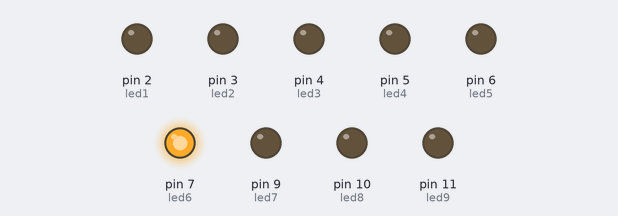
Simulated run of this sketch. Board: Arduino Uno, built with avr-gcc and run on an emulated ATmega328P. Parts: output pins drawn as LEDs (lit = HIGH).

Above: at 0.07 s.
At 2.95 s:
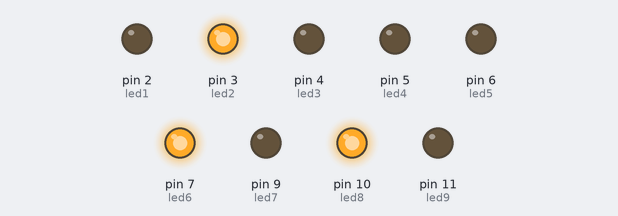
At 3.3 s:
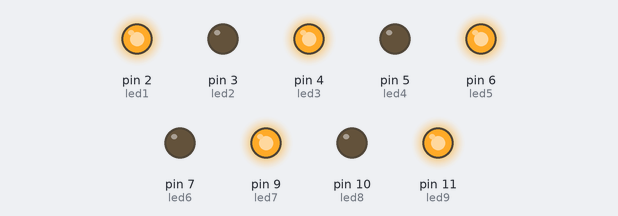
At 5.45 s:
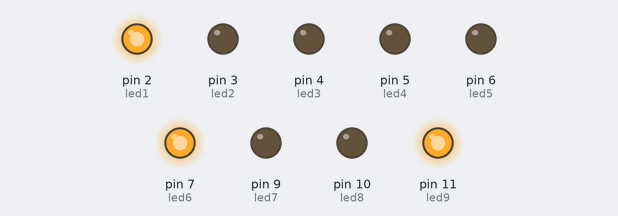
At 5.9 s:
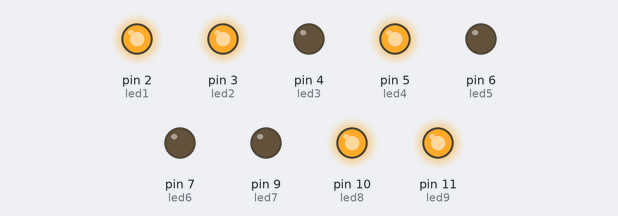
At 6.45 s:
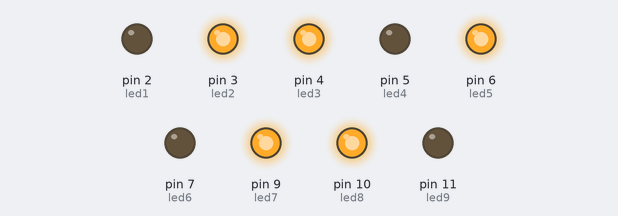
Timing chart, 0 to 9.0 s (numbered marks = the images above):
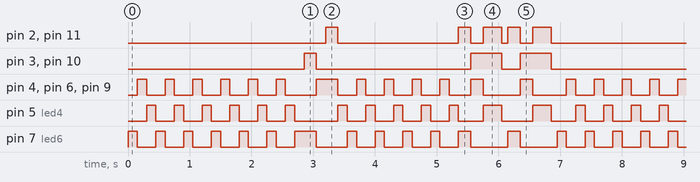

The sketch:

Naruto.ino
```cpp
int led1 = 2;
int led2 = 3;
int led3 = 4;
int led4 = 5;
int led5 = 6;
int led6 = 7;
int led7 = 9;
int led8 = 10;
int led9 = 11;

void setup() {
  // put your setup code here, to run once:
  pinMode(led1, OUTPUT);
  pinMode(led2, OUTPUT);
  pinMode(led3, OUTPUT);
  pinMode(led4, OUTPUT);
  pinMode(led5, OUTPUT);
  pinMode(led6, OUTPUT);
  pinMode(led7, OUTPUT);
  pinMode(led8, OUTPUT);
  pinMode(led9, OUTPUT);

  digitalWrite(led1, LOW);
  digitalWrite(led2, LOW);
  digitalWrite(led3, LOW);
  digitalWrite(led4, LOW);
  digitalWrite(led5, LOW);
  digitalWrite(led6, LOW);
  digitalWrite(led7, LOW);
  digitalWrite(led8, LOW);
  digitalWrite(led9, LOW);
}

void loop() {
  // put your main code here, to run repeatedly:

  // Naruto
// RONDA 1
  digitalWrite(led1, LOW);
  digitalWrite(led2, LOW);
  digitalWrite(led3, LOW);
  digitalWrite(led4, LOW);
  digitalWrite(led5, LOW);
  digitalWrite(led6, HIGH);
  digitalWrite(led7, LOW);
  digitalWrite(led8, LOW);
  digitalWrite(led9, LOW);
  delay(150);

  digitalWrite(led1, LOW);
  digitalWrite(led2, LOW);
  digitalWrite(led3, HIGH);
  digitalWrite(led4, LOW);
  digitalWrite(led5, HIGH);
  digitalWrite(led6, LOW);
  digitalWrite(led7, HIGH);
  digitalWrite(led8, LOW);
  digitalWrite(led9, LOW);
  delay(150);

  digitalWrite(led1, LOW);
  digitalWrite(led2, LOW);
  digitalWrite(led3, LOW);
  digitalWrite(led4, HIGH);
  digitalWrite(led5, LOW);
  digitalWrite(led6, LOW);
  digitalWrite(led7, LOW);
  digitalWrite(led8, LOW);
  digitalWrite(led9, LOW);
  delay(150);

  // RONDA 2
  digitalWrite(led1, LOW);
  digitalWrite(led2, LOW);
  digitalWrite(led3, LOW);
  digitalWrite(led4, LOW);
  digitalWrite(led5, LOW);
  digitalWrite(led6, HIGH);
  digitalWrite(led7, LOW);
  digitalWrite(led8, LOW);
  digitalWrite(led9, LOW);
  delay(150);

  digitalWrite(led1, LOW);
  digitalWrite(led2, LOW);
  digitalWrite(led3, HIGH);
  digitalWrite(led4, LOW);
  digitalWrite(led5, HIGH);
  digitalWrite(led6, LOW);
  digitalWrite(led7, HIGH);
  digitalWrite(led8, LOW);
  digitalWrite(led9, LOW);
  delay(150);

  digitalWrite(led1, LOW);
  digitalWrite(led2, LOW);
  digitalWrite(led3, LOW);
  digitalWrite(led4, HIGH);
  digitalWrite(led5, LOW);
  digitalWrite(led6, LOW);
  digitalWrite(led7, LOW);
  digitalWrite(led8, LOW);
  digitalWrite(led9, LOW);
  delay(150);

  // RONDA 3
  digitalWrite(led1, LOW);
  digitalWrite(led2, LOW);
  digitalWrite(led3, LOW);
  digitalWrite(led4, LOW);
  digitalWrite(led5, LOW);
  digitalWrite(led6, HIGH);
  digitalWrite(led7, LOW);
  digitalWrite(led8, LOW);
  digitalWrite(led9, LOW);
  delay(150);

  digitalWrite(led1, LOW);
  digitalWrite(led2, LOW);
  digitalWrite(led3, HIGH);
  digitalWrite(led4, LOW);
  digitalWrite(led5, HIGH);
  digitalWrite(led6, LOW);
  digitalWrite(led7, HIGH);
  digitalWrite(led8, LOW);
  digitalWrite(led9, LOW);
  delay(150);

  digitalWrite(led1, LOW);
  digitalWrite(led2, LOW);
  digitalWrite(led3, LOW);
  digitalWrite(led4, HIGH);
  digitalWrite(led5, LOW);
  digitalWrite(led6, LOW);
  digitalWrite(led7, LOW);
  digitalWrite(led8, LOW);
  digitalWrite(led9, LOW);
  delay(150);

  // RONDA 4
  digitalWrite(led1, LOW);
  digitalWrite(led2, LOW);
  digitalWrite(led3, LOW);
  digitalWrite(led4, LOW);
  digitalWrite(led5, LOW);
  digitalWrite(led6, HIGH);
  digitalWrite(led7, LOW);
  digitalWrite(led8, LOW);
  digitalWrite(led9, LOW);
  delay(150);

  digitalWrite(led1, LOW);
  digitalWrite(led2, LOW);
  digitalWrite(led3, HIGH);
  digitalWrite(led4, LOW);
  digitalWrite(led5, HIGH);
  digitalWrite(led6, LOW);
  digitalWrite(led7, HIGH);
  digitalWrite(led8, LOW);
  digitalWrite(led9, LOW);
  delay(150);

  digitalWrite(led1, LOW);
  digitalWrite(led2, LOW);
  digitalWrite(led3, LOW);
  digitalWrite(led4, HIGH);
  digitalWrite(led5, LOW);
  digitalWrite(led6, LOW);
  digitalWrite(led7, LOW);
  digitalWrite(led8, LOW);
  digitalWrite(led9, LOW);
  delay(150);

  // RONDA 5
  digitalWrite(led1, LOW);
  digitalWrite(led2, LOW);
  digitalWrite(led3, LOW);
  digitalWrite(led4, LOW);
  digitalWrite(led5, LOW);
  digitalWrite(led6, HIGH);
  digitalWrite(led7, LOW);
  digitalWrite(led8, LOW);
  digitalWrite(led9, LOW);
  delay(150);

  digitalWrite(led1, LOW);
  digitalWrite(led2, LOW);
  digitalWrite(led3, HIGH);
  digitalWrite(led4, LOW);
  digitalWrite(led5, HIGH);
  digitalWrite(led6, LOW);
  digitalWrite(led7, HIGH);
  digitalWrite(led8, LOW);
  digitalWrite(led9, LOW);
  delay(150);

  digitalWrite(led1, LOW);
  digitalWrite(led2, LOW);
  digitalWrite(led3, LOW);
  digitalWrite(led4, HIGH);
  digitalWrite(led5, LOW);
  digitalWrite(led6, LOW);
  digitalWrite(led7, LOW);
  digitalWrite(led8, LOW);
  digitalWrite(led9, LOW);
  delay(150);

  // RONDA 6
  digitalWrite(led1, LOW);
  digitalWrite(led2, LOW);
  digitalWrite(led3, LOW);
  digitalWrite(led4, LOW);
  digitalWrite(led5, LOW);
  digitalWrite(led6, HIGH);
  digitalWrite(led7, LOW);
  digitalWrite(led8, LOW);
  digitalWrite(led9, LOW);
  delay(150);

  digitalWrite(led1, LOW);
  digitalWrite(led2, LOW);
  digitalWrite(led3, HIGH);
  digitalWrite(led4, LOW);
  digitalWrite(led5, HIGH);
  digitalWrite(led6, LOW);
  digitalWrite(led7, HIGH);
  digitalWrite(led8, LOW);
  digitalWrite(led9, LOW);
  delay(150);

  digitalWrite(led1, LOW);
  digitalWrite(led2, LOW);
  digitalWrite(led3, LOW);
  digitalWrite(led4, HIGH);
  digitalWrite(led5, LOW);
  digitalWrite(led6, LOW);
  digitalWrite(led7, LOW);
  digitalWrite(led8, LOW);
  digitalWrite(led9, LOW);
  delay(150);

  // RONDA 7
  digitalWrite(led1, LOW);

  digitalWrite(led3, LOW);
  digitalWrite(led4, LOW);
  digitalWrite(led5, LOW);
  digitalWrite(led6, HIGH);
  digitalWrite(led7, LOW);
  digitalWrite(led9, LOW);
  delay(150);

  digitalWrite(led2, HIGH);
  digitalWrite(led8, HIGH);
  delay(200);

  digitalWrite(led2, LOW);
  digitalWrite(led3, HIGH);
  digitalWrite(led4, LOW);
  digitalWrite(led5, HIGH);
  digitalWrite(led6, LOW);
  digitalWrite(led7, HIGH);
  digitalWrite(led8, LOW);
  delay(150);

  digitalWrite(led1, HIGH);
  digitalWrite(led9, HIGH);
  delay(200);

  digitalWrite(led1, LOW);
  digitalWrite(led2, LOW);
  digitalWrite(led3, LOW);
  digitalWrite(led4, HIGH);
  digitalWrite(led5, LOW);
  digitalWrite(led6, LOW);
  digitalWrite(led7, LOW);
  digitalWrite(led8, LOW);
  digitalWrite(led9, LOW);
  delay(150);

  // RONDA 1
  digitalWrite(led1, LOW);
  digitalWrite(led2, LOW);
  digitalWrite(led3, LOW);
  digitalWrite(led4, LOW);
  digitalWrite(led5, LOW);
  digitalWrite(led6, HIGH);
  digitalWrite(led7, LOW);
  digitalWrite(led8, LOW);
  digitalWrite(led9, LOW);
  delay(150);

  digitalWrite(led1, LOW);
  digitalWrite(led2, LOW);
  digitalWrite(led3, HIGH);
  digitalWrite(led4, LOW);
  digitalWrite(led5, HIGH);
  digitalWrite(led6, LOW);
  digitalWrite(led7, HIGH);
  digitalWrite(led8, LOW);
  digitalWrite(led9, LOW);
  delay(150);

  digitalWrite(led1, LOW);
  digitalWrite(led2, LOW);
  digitalWrite(led3, LOW);
  digitalWrite(led4, HIGH);
  digitalWrite(led5, LOW);
  digitalWrite(led6, LOW);
  digitalWrite(led7, LOW);
  digitalWrite(led8, LOW);
  digitalWrite(led9, LOW);
  delay(150);

  // RONDA 2
  digitalWrite(led1, LOW);
  digitalWrite(led2, LOW);
  digitalWrite(led3, LOW);
  digitalWrite(led4, LOW);
  digitalWrite(led5, LOW);
  digitalWrite(led6, HIGH);
  digitalWrite(led7, LOW);
  digitalWrite(led8, LOW);
  digitalWrite(led9, LOW);
  delay(150);

  digitalWrite(led1, LOW);
  digitalWrite(led2, LOW);
  digitalWrite(led3, HIGH);
  digitalWrite(led4, LOW);
  digitalWrite(led5, HIGH);
  digitalWrite(led6, LOW);
  digitalWrite(led7, HIGH);
  digitalWrite(led8, LOW);
  digitalWrite(led9, LOW);
  delay(150);

  digitalWrite(led1, LOW);
  digitalWrite(led2, LOW);
  digitalWrite(led3, LOW);
  digitalWrite(led4, HIGH);
  digitalWrite(led5, LOW);
  digitalWrite(led6, LOW);
  digitalWrite(led7, LOW);
  digitalWrite(led8, LOW);
  digitalWrite(led9, LOW);
  delay(150);

  // RONDA 3
  digitalWrite(led1, LOW);
  digitalWrite(led2, LOW);
  digitalWrite(led3, LOW);
  digitalWrite(led4, LOW);
  digitalWrite(led5, LOW);
  digitalWrite(led6, HIGH);
  digitalWrite(led7, LOW);
  digitalWrite(led8, LOW);
  digitalWrite(led9, LOW);
  delay(150);

  digitalWrite(led1, LOW);
  digitalWrite(led2, LOW);
  digitalWrite(led3, HIGH);
  digitalWrite(led4, LOW);
  digitalWrite(led5, HIGH);
  digitalWrite(led6, LOW);
  digitalWrite(led7, HIGH);
  digitalWrite(led8, LOW);
  digitalWrite(led9, LOW);
  delay(150);

  digitalWrite(led1, LOW);
  digitalWrite(led2, LOW);
  digitalWrite(led3, LOW);
  digitalWrite(led4, HIGH);
  digitalWrite(led5, LOW);
  digitalWrite(led6, LOW);
  digitalWrite(led7, LOW);
  digitalWrite(led8, LOW);
  digitalWrite(led9, LOW);
  delay(150);

  // RONDA 4
  digitalWrite(led1, LOW);
  digitalWrite(led2, LOW);
  digitalWrite(led3, LOW);
  digitalWrite(led4, LOW);
  digitalWrite(led5, LOW);
  digitalWrite(led6, HIGH);
  digitalWrite(led7, LOW);
  digitalWrite(led8, LOW);
  digitalWrite(led9, LOW);
  delay(150);

  digitalWrite(led1, LOW);
  digitalWrite(led2, LOW);
  digitalWrite(led3, HIGH);
  digitalWrite(led4, LOW);
  digitalWrite(led5, HIGH);
  digitalWrite(led6, LOW);
  digitalWrite(led7, HIGH);
  digitalWrite(led8, LOW);
  digitalWrite(led9, LOW);
  delay(150);

  digitalWrite(led1, LOW);
  digitalWrite(led2, LOW);
  digitalWrite(led3, LOW);
  digitalWrite(led4, HIGH);
  digitalWrite(led5, LOW);
  digitalWrite(led6, LOW);
  digitalWrite(led7, LOW);
  digitalWrite(led8, LOW);
  digitalWrite(led9, LOW);
  delay(150);


  // RONDA 7
  digitalWrite(led3, LOW);
  digitalWrite(led4, LOW);
  digitalWrite(led5, LOW);
  digitalWrite(led6, HIGH);
  digitalWrite(led7, LOW);
  digitalWrite(led1, HIGH);
  digitalWrite(led2, LOW);
  digitalWrite(led8, LOW);
  digitalWrite(led9, HIGH);
  delay(200);

  digitalWrite(led3, HIGH);
  digitalWrite(led4, LOW);
  digitalWrite(led5, HIGH);
  digitalWrite(led6, LOW);
  digitalWrite(led7, HIGH);
  digitalWrite(led1, LOW);
  digitalWrite(led2, HIGH);
  digitalWrite(led8, HIGH);
  digitalWrite(led9, LOW);
  delay(200);

  digitalWrite(led3, LOW);
  digitalWrite(led4, HIGH);
  digitalWrite(led5, LOW);
  digitalWrite(led6, LOW);
  digitalWrite(led7, LOW);
  digitalWrite(led1, HIGH);
  digitalWrite(led2, HIGH);
  digitalWrite(led8, HIGH);
  digitalWrite(led9, HIGH);
  delay(300);

 digitalWrite(led3, LOW);
  digitalWrite(led4, LOW);
  digitalWrite(led5, LOW);
  digitalWrite(led6, LOW);
  digitalWrite(led7, LOW);
  digitalWrite(led1, LOW);
  digitalWrite(led2, LOW);
  digitalWrite(led8, LOW);
  digitalWrite(led9, LOW);
  delay(100);

  digitalWrite(led3, LOW);
  digitalWrite(led4, LOW);
  digitalWrite(led5, LOW);
  digitalWrite(led6, HIGH);
  digitalWrite(led7, LOW);
  digitalWrite(led1, HIGH);
  digitalWrite(led2, LOW);
  digitalWrite(led8, LOW);
  digitalWrite(led9, HIGH);
  delay(200);


  digitalWrite(led3, HIGH);
  digitalWrite(led4, LOW);
  digitalWrite(led5, HIGH);
  digitalWrite(led6, LOW);
  digitalWrite(led7, HIGH);
  digitalWrite(led1, LOW);
  digitalWrite(led2, HIGH);
  digitalWrite(led8, HIGH);
  digitalWrite(led9, LOW);

  delay(200);

  digitalWrite(led3, LOW);
  digitalWrite(led4, HIGH);
  digitalWrite(led5, LOW);
  digitalWrite(led6, LOW);
  digitalWrite(led7, LOW);
   digitalWrite(led1, HIGH);
  digitalWrite(led2, HIGH);
  digitalWrite(led8, HIGH);
  digitalWrite(led9, HIGH);
  delay(300);

digitalWrite(led3, LOW);
  digitalWrite(led4, LOW);
  digitalWrite(led5, LOW);
  digitalWrite(led6, LOW);
  digitalWrite(led7, LOW);
  digitalWrite(led1, LOW);
  digitalWrite(led2, LOW);
  digitalWrite(led8, LOW);
  digitalWrite(led9, LOW);
  delay(100);

}
```

Measured:
- by itself, pin 3 (led2), pin 10 (led8): repeats every 7.0 s: LOW 2.5 s, HIGH 0.50 s, LOW 0.30 s, HIGH 0.50 s, LOW 3.0 s, HIGH 0.20 s
- by itself, pin 4 (led3), pin 5 (led4), pin 6 (led5), pin 7 (led6), pin 9 (led7): moves between LOW and HIGH, repeating every 7.0 s
- by itself, pin 2 (led1), pin 11 (led9): repeats every 7.0 s: LOW 2.0 s, HIGH 0.20 s, LOW 0.20 s, HIGH 0.30 s, LOW 0.10 s, HIGH 0.20 s, LOW 0.20 s, HIGH 0.30 s, LOW 3.3 s, HIGH 0.20 s
